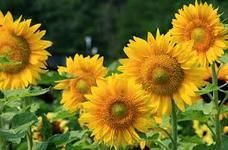
#> input picture Convolution (cópia)/girassol.jpeg, 228 x 150 px
$ python binarization.py '../Convolution (cópia)/girassol.jpeg'
#> lines starting #> are read from the running program, lines starting #| are printed output that depends on the picture; after the words box and inside, x2 and y2 are one past the last pixel; in counts of white or black regions, pixels touching at a corner belong together
import cv2 as cv
import numpy as np
import matplotlib.pyplot as plt
import sys

def binarization(img, smooth):
    #Fuck pep 8
    segment = cv.adaptiveThreshold(smooth, 255, cv.ADAPTIVE_THRESH_MEAN_C, cv.THRESH_BINARY_INV, 21, 5)
    return (segment)

def erosion(img, core):
    erosion = cv.erode(img, core, iterations = 1)
    return (erosion)

def dilation(img, core):
    dilation = cv.dilate(img, core, iterations = 1)
    return (dilation)

def shows(array):
    out = np.vstack([
        np.hstack(array[0]),
        np.hstack(array[1])
    ])
    #English because english it's cool
    cv.imshow("Adaptative binarization", out)
    cv.waitKey(0)
#Open image, convert to gray shades, apply the smooth atribute
img  = cv.imread(sys.argv[1])
#> img is the input picture: shape (150, 228, 3); mean B, G, R 32.1, 112.9, 127.2
img = cv.cvtColor(img, cv.COLOR_BGR2GRAY)
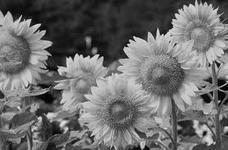
#> img: shape (150, 228); min 0, max 244, mean 108
smooth = cv.GaussianBlur(img, (9,9), 0)#Smoothing the img
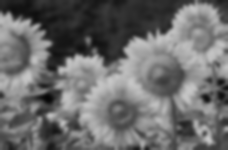
#> smooth: shape (150, 228); min 5, max 198, mean 108

img_seg = binarization(img, smooth)
#> in binarization, `segment = cv.adaptiveThreshold(smooth, 255, cv.ADAPTIVE_THRESH_MEAN_C,..`:
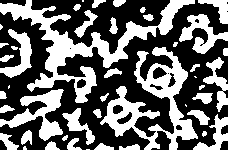
#> segment: shape (150, 228); 41% white; 45 white regions (8 under 20 px), largest, box (x1, y1, x2, y2) and area: (0, 0, 195, 103) 4245, (100, 47, 198, 150) 3354, (0, 89, 64, 141) 1216

#Create core matrix
core = np.ones((5,5), np.uint8)
img_ero = erosion(img_seg, core)
#> in erosion, `erosion = cv.erode(img, core, iterations = 1)`:
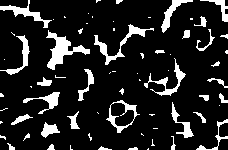
#> erosion: shape (150, 228); 13.5% white; 70 white regions (37 under 20 px), largest, box (x1, y1, x2, y2) and area: (46, 30, 90, 70) 582, (94, 24, 154, 65) 415, (144, 58, 186, 96) 326
img_dila = dilation(img_seg, core)
#> in dilation, `dilation = cv.dilate(img, core, iterations = 1)`:
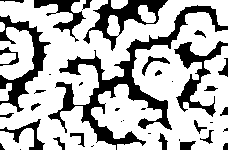
#> dilation: shape (150, 228); 71.1% white; 39 black regions (13 under 20 px), largest, box (x1, y1, x2, y2) and area: (48, 5, 228, 150) 3908, (0, 15, 51, 112) 1377, (83, 0, 168, 51) 1260
opening = dilation(img_ero, core)
#> in dilation (call 2), `dilation = cv.dilate(img, core, iterations = 1)`: dilation: shape (150, 228); 35.4% white; 53 white regions, largest, box (x1, y1, x2, y2) and area: (0, 0, 156, 72) 2664, (137, 52, 188, 98) 921, (104, 98, 142, 135) 777
closing = erosion(img_dila, core)
#> in erosion (call 2), `erosion = cv.erode(img, core, iterations = 1)`: erosion: shape (150, 228); 44.2% white; 24 white regions (6 under 20 px), largest, box (x1, y1, x2, y2) and area: (0, 0, 228, 150) 6963, (93, 47, 228, 150) 4620, (179, 14, 228, 54) 864
shows([[smooth, img_seg], [img_ero, img_dila]])
#> in shows, `cv.imshow("Adaptative binarization", out)`:
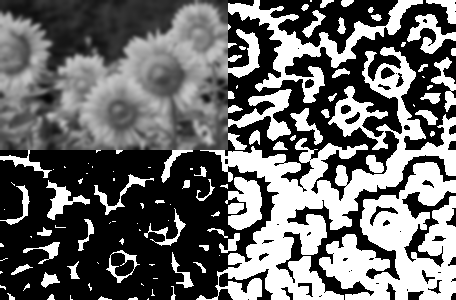
#> window 'Adaptative binarization': shape (300, 456); min 0, max 255, mean 107.1
shows([[img_ero, img_dila],[closing, opening]])
#> in shows (call 2), `cv.imshow("Adaptative binarization", out)`:
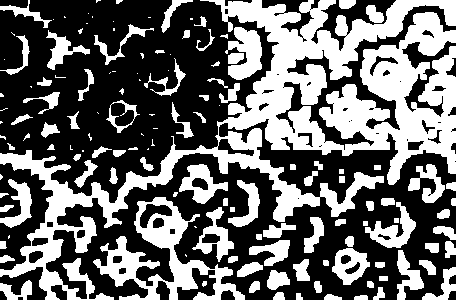
#> window 'Adaptative binarization': shape (300, 456); 41.1% white; 138 white regions (42 under 20 px), largest, box (x1, y1, x2, y2) and area: (0, 0, 456, 300) 33341, (93, 197, 245, 300) 4795, (225, 27, 262, 80) 1178
